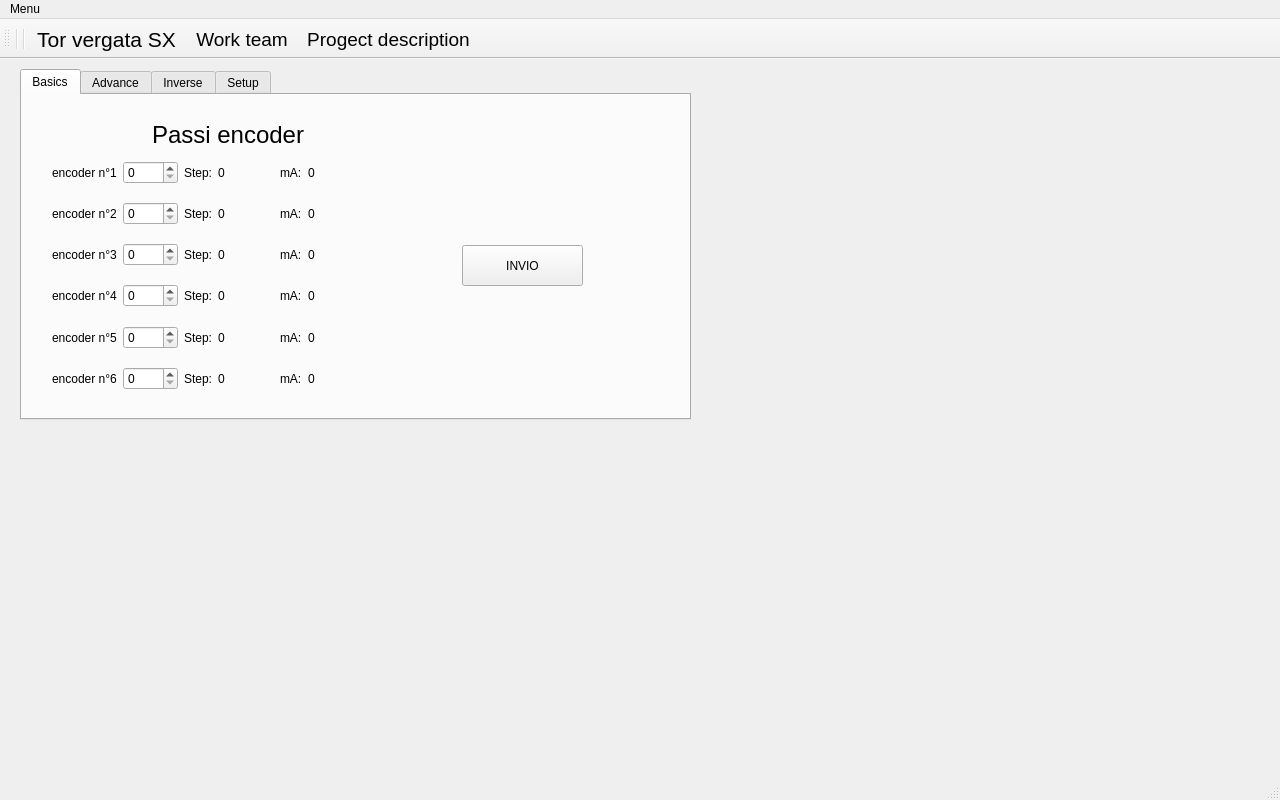
<?xml version="1.0" encoding="UTF-8"?>
<ui version="4.0">
 <class>MainWindow</class>
 <widget class="QMainWindow" name="MainWindow">
  <property name="geometry">
   <rect>
    <x>0</x>
    <y>0</y>
    <width>1280</width>
    <height>800</height>
   </rect>
  </property>
  <property name="windowTitle">
   <string>MainWindow</string>
  </property>
  <widget class="QWidget" name="centralwidget">
   <widget class="QTabWidget" name="tabWidget">
    <property name="geometry">
     <rect>
      <x>20</x>
      <y>10</y>
      <width>671</width>
      <height>351</height>
     </rect>
    </property>
    <property name="currentIndex">
     <number>0</number>
    </property>
    <widget class="QWidget" name="basics">
     <attribute name="title">
      <string>Basics</string>
     </attribute>
     <widget class="QPushButton" name="pushButton_2">
      <property name="geometry">
       <rect>
        <x>440</x>
        <y>150</y>
        <width>121</width>
        <height>41</height>
       </rect>
      </property>
      <property name="text">
       <string>INVIO</string>
      </property>
     </widget>
     <widget class="QLabel" name="Passi_encoder_scritta">
      <property name="geometry">
       <rect>
        <x>130</x>
        <y>30</y>
        <width>171</width>
        <height>20</height>
       </rect>
      </property>
      <property name="font">
       <font>
        <pointsize>18</pointsize>
       </font>
      </property>
      <property name="text">
       <string>Passi encoder</string>
      </property>
     </widget>
     <widget class="QWidget" name="layoutWidget">
      <property name="geometry">
       <rect>
        <x>30</x>
        <y>60</y>
        <width>311</width>
        <height>241</height>
       </rect>
      </property>
      <layout class="QVBoxLayout" name="verticalLayout">
       <item>
        <layout class="QHBoxLayout" name="Motore1" stretch="0,0,0,0,0,0">
         <item>
          <widget class="QLabel" name="label_3">
           <property name="text">
            <string>encoder n°1</string>
           </property>
          </widget>
         </item>
         <item>
          <widget class="QSpinBox" name="riferimento1"/>
         </item>
         <item>
          <widget class="QLabel" name="label_4">
           <property name="sizePolicy">
            <sizepolicy hsizetype="Fixed" vsizetype="Preferred">
             <horstretch>0</horstretch>
             <verstretch>0</verstretch>
            </sizepolicy>
           </property>
           <property name="text">
            <string>Step:</string>
           </property>
          </widget>
         </item>
         <item>
          <widget class="QLabel" name="passi1">
           <property name="text">
            <string>0</string>
           </property>
          </widget>
         </item>
         <item>
          <widget class="QLabel" name="label_5">
           <property name="sizePolicy">
            <sizepolicy hsizetype="Fixed" vsizetype="Preferred">
             <horstretch>0</horstretch>
             <verstretch>0</verstretch>
            </sizepolicy>
           </property>
           <property name="text">
            <string>mA:</string>
           </property>
          </widget>
         </item>
         <item>
          <widget class="QLabel" name="flow1">
           <property name="text">
            <string>0</string>
           </property>
          </widget>
         </item>
        </layout>
       </item>
       <item>
        <layout class="QHBoxLayout" name="Motore2" stretch="0,0,0,0,0,0">
         <item>
          <widget class="QLabel" name="label_6">
           <property name="text">
            <string>encoder n°2</string>
           </property>
          </widget>
         </item>
         <item>
          <widget class="QSpinBox" name="riferimento1_2"/>
         </item>
         <item>
          <widget class="QLabel" name="label_7">
           <property name="sizePolicy">
            <sizepolicy hsizetype="Fixed" vsizetype="Preferred">
             <horstretch>0</horstretch>
             <verstretch>0</verstretch>
            </sizepolicy>
           </property>
           <property name="text">
            <string>Step:</string>
           </property>
          </widget>
         </item>
         <item>
          <widget class="QLabel" name="passi1_2">
           <property name="text">
            <string>0</string>
           </property>
          </widget>
         </item>
         <item>
          <widget class="QLabel" name="label_8">
           <property name="sizePolicy">
            <sizepolicy hsizetype="Fixed" vsizetype="Preferred">
             <horstretch>0</horstretch>
             <verstretch>0</verstretch>
            </sizepolicy>
           </property>
           <property name="text">
            <string>mA:</string>
           </property>
          </widget>
         </item>
         <item>
          <widget class="QLabel" name="flow1_2">
           <property name="text">
            <string>0</string>
           </property>
          </widget>
         </item>
        </layout>
       </item>
       <item>
        <layout class="QHBoxLayout" name="Motore3" stretch="0,0,0,0,0,0">
         <item>
          <widget class="QLabel" name="label_9">
           <property name="text">
            <string>encoder n°3</string>
           </property>
          </widget>
         </item>
         <item>
          <widget class="QSpinBox" name="riferimento1_3"/>
         </item>
         <item>
          <widget class="QLabel" name="label_10">
           <property name="sizePolicy">
            <sizepolicy hsizetype="Fixed" vsizetype="Preferred">
             <horstretch>0</horstretch>
             <verstretch>0</verstretch>
            </sizepolicy>
           </property>
           <property name="text">
            <string>Step:</string>
           </property>
          </widget>
         </item>
         <item>
          <widget class="QLabel" name="passi1_3">
           <property name="text">
            <string>0</string>
           </property>
          </widget>
         </item>
         <item>
          <widget class="QLabel" name="label_11">
           <property name="sizePolicy">
            <sizepolicy hsizetype="Fixed" vsizetype="Preferred">
             <horstretch>0</horstretch>
             <verstretch>0</verstretch>
            </sizepolicy>
           </property>
           <property name="text">
            <string>mA:</string>
           </property>
          </widget>
         </item>
         <item>
          <widget class="QLabel" name="flow1_3">
           <property name="text">
            <string>0</string>
           </property>
          </widget>
         </item>
        </layout>
       </item>
       <item>
        <layout class="QHBoxLayout" name="Motore4" stretch="0,0,0,0,0,0">
         <item>
          <widget class="QLabel" name="label_12">
           <property name="text">
            <string>encoder n°4</string>
           </property>
          </widget>
         </item>
         <item>
          <widget class="QSpinBox" name="riferimento1_4"/>
         </item>
         <item>
          <widget class="QLabel" name="label_13">
           <property name="sizePolicy">
            <sizepolicy hsizetype="Fixed" vsizetype="Preferred">
             <horstretch>0</horstretch>
             <verstretch>0</verstretch>
            </sizepolicy>
           </property>
           <property name="text">
            <string>Step:</string>
           </property>
          </widget>
         </item>
         <item>
          <widget class="QLabel" name="passi1_4">
           <property name="text">
            <string>0</string>
           </property>
          </widget>
         </item>
         <item>
          <widget class="QLabel" name="label_14">
           <property name="sizePolicy">
            <sizepolicy hsizetype="Fixed" vsizetype="Preferred">
             <horstretch>0</horstretch>
             <verstretch>0</verstretch>
            </sizepolicy>
           </property>
           <property name="text">
            <string>mA:</string>
           </property>
          </widget>
         </item>
         <item>
          <widget class="QLabel" name="flow1_4">
           <property name="text">
            <string>0</string>
           </property>
          </widget>
         </item>
        </layout>
       </item>
       <item>
        <layout class="QHBoxLayout" name="Motore5" stretch="0,0,0,0,0,0">
         <item>
          <widget class="QLabel" name="label_15">
           <property name="text">
            <string>encoder n°5</string>
           </property>
          </widget>
         </item>
         <item>
          <widget class="QSpinBox" name="riferimento1_5"/>
         </item>
         <item>
          <widget class="QLabel" name="label_16">
           <property name="sizePolicy">
            <sizepolicy hsizetype="Fixed" vsizetype="Preferred">
             <horstretch>0</horstretch>
             <verstretch>0</verstretch>
            </sizepolicy>
           </property>
           <property name="text">
            <string>Step:</string>
           </property>
          </widget>
         </item>
         <item>
          <widget class="QLabel" name="passi1_5">
           <property name="text">
            <string>0</string>
           </property>
          </widget>
         </item>
         <item>
          <widget class="QLabel" name="label_17">
           <property name="sizePolicy">
            <sizepolicy hsizetype="Fixed" vsizetype="Preferred">
             <horstretch>0</horstretch>
             <verstretch>0</verstretch>
            </sizepolicy>
           </property>
           <property name="text">
            <string>mA:</string>
           </property>
          </widget>
         </item>
         <item>
          <widget class="QLabel" name="flow1_5">
           <property name="text">
            <string>0</string>
           </property>
          </widget>
         </item>
        </layout>
       </item>
       <item>
        <layout class="QHBoxLayout" name="Motore6" stretch="0,0,0,0,0,0">
         <item>
          <widget class="QLabel" name="label_18">
           <property name="text">
            <string>encoder n°6</string>
           </property>
          </widget>
         </item>
         <item>
          <widget class="QSpinBox" name="riferimento1_6"/>
         </item>
         <item>
          <widget class="QLabel" name="label_19">
           <property name="sizePolicy">
            <sizepolicy hsizetype="Fixed" vsizetype="Preferred">
             <horstretch>0</horstretch>
             <verstretch>0</verstretch>
            </sizepolicy>
           </property>
           <property name="text">
            <string>Step:</string>
           </property>
          </widget>
         </item>
         <item>
          <widget class="QLabel" name="passi1_6">
           <property name="text">
            <string>0</string>
           </property>
          </widget>
         </item>
         <item>
          <widget class="QLabel" name="label_20">
           <property name="sizePolicy">
            <sizepolicy hsizetype="Fixed" vsizetype="Preferred">
             <horstretch>0</horstretch>
             <verstretch>0</verstretch>
            </sizepolicy>
           </property>
           <property name="text">
            <string>mA:</string>
           </property>
          </widget>
         </item>
         <item>
          <widget class="QLabel" name="flow1_6">
           <property name="text">
            <string>0</string>
           </property>
          </widget>
         </item>
        </layout>
       </item>
      </layout>
     </widget>
     <widget class="QLabel" name="Scorbot_pic">
      <property name="geometry">
       <rect>
        <x>560</x>
        <y>130</y>
        <width>91</width>
        <height>71</height>
       </rect>
      </property>
      <property name="styleSheet">
       <string notr="true">image: url(:/Immagini/Scorbot2.png);</string>
      </property>
      <property name="text">
       <string/>
      </property>
     </widget>
    </widget>
    <widget class="QWidget" name="tab_2">
     <attribute name="title">
      <string>Advance</string>
     </attribute>
     <widget class="QPushButton" name="pushButton">
      <property name="geometry">
       <rect>
        <x>490</x>
        <y>140</y>
        <width>113</width>
        <height>32</height>
       </rect>
      </property>
      <property name="text">
       <string>send</string>
      </property>
     </widget>
     <widget class="QWidget" name="layoutWidget_6">
      <property name="geometry">
       <rect>
        <x>30</x>
        <y>60</y>
        <width>351</width>
        <height>208</height>
       </rect>
      </property>
      <layout class="QVBoxLayout" name="verticalLayout_2">
       <item>
        <layout class="QHBoxLayout" name="Motore1_2" stretch="0,0,0,0,0,0">
         <item>
          <widget class="QLabel" name="label_21">
           <property name="sizePolicy">
            <sizepolicy hsizetype="Fixed" vsizetype="Preferred">
             <horstretch>0</horstretch>
             <verstretch>0</verstretch>
            </sizepolicy>
           </property>
           <property name="text">
            <string>θ1:  </string>
           </property>
          </widget>
         </item>
         <item>
          <widget class="QSpinBox" name="riferimento1_7"/>
         </item>
         <item>
          <widget class="QLabel" name="label_22">
           <property name="sizePolicy">
            <sizepolicy hsizetype="Fixed" vsizetype="Preferred">
             <horstretch>0</horstretch>
             <verstretch>0</verstretch>
            </sizepolicy>
           </property>
           <property name="text">
            <string>Step:</string>
           </property>
          </widget>
         </item>
         <item>
          <widget class="QLabel" name="passi1_7">
           <property name="text">
            <string>0</string>
           </property>
          </widget>
         </item>
         <item>
          <widget class="QLabel" name="label_23">
           <property name="sizePolicy">
            <sizepolicy hsizetype="Fixed" vsizetype="Preferred">
             <horstretch>0</horstretch>
             <verstretch>0</verstretch>
            </sizepolicy>
           </property>
           <property name="text">
            <string>mA:</string>
           </property>
          </widget>
         </item>
         <item>
          <widget class="QLabel" name="flow1_7">
           <property name="text">
            <string>0</string>
           </property>
          </widget>
         </item>
        </layout>
       </item>
       <item>
        <layout class="QHBoxLayout" name="Motore2_2" stretch="0,0,0,0,0,0">
         <item>
          <widget class="QLabel" name="label_24">
           <property name="sizePolicy">
            <sizepolicy hsizetype="Fixed" vsizetype="Preferred">
             <horstretch>0</horstretch>
             <verstretch>0</verstretch>
            </sizepolicy>
           </property>
           <property name="text">
            <string>θ2:  </string>
           </property>
          </widget>
         </item>
         <item>
          <widget class="QSpinBox" name="riferimento1_8"/>
         </item>
         <item>
          <widget class="QLabel" name="label_25">
           <property name="sizePolicy">
            <sizepolicy hsizetype="Fixed" vsizetype="Preferred">
             <horstretch>0</horstretch>
             <verstretch>0</verstretch>
            </sizepolicy>
           </property>
           <property name="text">
            <string>Step:</string>
           </property>
          </widget>
         </item>
         <item>
          <widget class="QLabel" name="passi1_8">
           <property name="text">
            <string>0</string>
           </property>
          </widget>
         </item>
         <item>
          <widget class="QLabel" name="label_26">
           <property name="sizePolicy">
            <sizepolicy hsizetype="Fixed" vsizetype="Preferred">
             <horstretch>0</horstretch>
             <verstretch>0</verstretch>
            </sizepolicy>
           </property>
           <property name="text">
            <string>mA:</string>
           </property>
          </widget>
         </item>
         <item>
          <widget class="QLabel" name="flow1_8">
           <property name="text">
            <string>0</string>
           </property>
          </widget>
         </item>
        </layout>
       </item>
       <item>
        <layout class="QHBoxLayout" name="Motore3_2" stretch="0,0,0,0,0,0">
         <item>
          <widget class="QLabel" name="label_27">
           <property name="sizePolicy">
            <sizepolicy hsizetype="Fixed" vsizetype="Preferred">
             <horstretch>0</horstretch>
             <verstretch>0</verstretch>
            </sizepolicy>
           </property>
           <property name="text">
            <string>θ3:  </string>
           </property>
          </widget>
         </item>
         <item>
          <widget class="QSpinBox" name="riferimento1_9"/>
         </item>
         <item>
          <widget class="QLabel" name="label_28">
           <property name="sizePolicy">
            <sizepolicy hsizetype="Fixed" vsizetype="Preferred">
             <horstretch>0</horstretch>
             <verstretch>0</verstretch>
            </sizepolicy>
           </property>
           <property name="text">
            <string>Step:</string>
           </property>
          </widget>
         </item>
         <item>
          <widget class="QLabel" name="passi1_9">
           <property name="text">
            <string>0</string>
           </property>
          </widget>
         </item>
         <item>
          <widget class="QLabel" name="label_29">
           <property name="sizePolicy">
            <sizepolicy hsizetype="Fixed" vsizetype="Preferred">
             <horstretch>0</horstretch>
             <verstretch>0</verstretch>
            </sizepolicy>
           </property>
           <property name="text">
            <string>mA:</string>
           </property>
          </widget>
         </item>
         <item>
          <widget class="QLabel" name="flow1_9">
           <property name="text">
            <string>0</string>
           </property>
          </widget>
         </item>
        </layout>
       </item>
       <item>
        <layout class="QHBoxLayout" name="Motore4_2" stretch="0,0,0,0,0,0">
         <item>
          <widget class="QLabel" name="label_30">
           <property name="sizePolicy">
            <sizepolicy hsizetype="Fixed" vsizetype="Preferred">
             <horstretch>0</horstretch>
             <verstretch>0</verstretch>
            </sizepolicy>
           </property>
           <property name="text">
            <string>θ4:  </string>
           </property>
          </widget>
         </item>
         <item>
          <widget class="QSpinBox" name="riferimento1_10"/>
         </item>
         <item>
          <widget class="QLabel" name="label_31">
           <property name="sizePolicy">
            <sizepolicy hsizetype="Fixed" vsizetype="Preferred">
             <horstretch>0</horstretch>
             <verstretch>0</verstretch>
            </sizepolicy>
           </property>
           <property name="text">
            <string>Step:</string>
           </property>
          </widget>
         </item>
         <item>
          <widget class="QLabel" name="passi1_10">
           <property name="text">
            <string>0</string>
           </property>
          </widget>
         </item>
         <item>
          <widget class="QLabel" name="label_32">
           <property name="sizePolicy">
            <sizepolicy hsizetype="Fixed" vsizetype="Preferred">
             <horstretch>0</horstretch>
             <verstretch>0</verstretch>
            </sizepolicy>
           </property>
           <property name="text">
            <string>mA:</string>
           </property>
          </widget>
         </item>
         <item>
          <widget class="QLabel" name="flow1_10">
           <property name="text">
            <string>0</string>
           </property>
          </widget>
         </item>
        </layout>
       </item>
       <item>
        <layout class="QHBoxLayout" name="Motore5_2" stretch="0,0,0,0,0,0">
         <item>
          <widget class="QLabel" name="label_33">
           <property name="sizePolicy">
            <sizepolicy hsizetype="Fixed" vsizetype="Preferred">
             <horstretch>0</horstretch>
             <verstretch>0</verstretch>
            </sizepolicy>
           </property>
           <property name="text">
            <string>θ5:  </string>
           </property>
          </widget>
         </item>
         <item>
          <widget class="QSpinBox" name="riferimento1_11"/>
         </item>
         <item>
          <widget class="QLabel" name="label_34">
           <property name="sizePolicy">
            <sizepolicy hsizetype="Fixed" vsizetype="Preferred">
             <horstretch>0</horstretch>
             <verstretch>0</verstretch>
            </sizepolicy>
           </property>
           <property name="text">
            <string>Step:</string>
           </property>
          </widget>
         </item>
         <item>
          <widget class="QLabel" name="passi1_11">
           <property name="text">
            <string>0</string>
           </property>
          </widget>
         </item>
         <item>
          <widget class="QLabel" name="label_35">
           <property name="sizePolicy">
            <sizepolicy hsizetype="Fixed" vsizetype="Preferred">
             <horstretch>0</horstretch>
             <verstretch>0</verstretch>
            </sizepolicy>
           </property>
           <property name="text">
            <string>mA:</string>
           </property>
          </widget>
         </item>
         <item>
          <widget class="QLabel" name="flow1_11">
           <property name="text">
            <string>0</string>
           </property>
          </widget>
         </item>
        </layout>
       </item>
       <item>
        <layout class="QHBoxLayout" name="Motore6_2" stretch="0,0,0,0,0,0">
         <item>
          <widget class="QLabel" name="label_36">
           <property name="sizePolicy">
            <sizepolicy hsizetype="Fixed" vsizetype="Preferred">
             <horstretch>0</horstretch>
             <verstretch>0</verstretch>
            </sizepolicy>
           </property>
           <property name="text">
            <string>θ6:  </string>
           </property>
          </widget>
         </item>
         <item>
          <widget class="QSpinBox" name="riferimento1_12"/>
         </item>
         <item>
          <widget class="QLabel" name="label_37">
           <property name="sizePolicy">
            <sizepolicy hsizetype="Fixed" vsizetype="Preferred">
             <horstretch>0</horstretch>
             <verstretch>0</verstretch>
            </sizepolicy>
           </property>
           <property name="text">
            <string>Step:</string>
           </property>
          </widget>
         </item>
         <item>
          <widget class="QLabel" name="passi1_12">
           <property name="text">
            <string>0</string>
           </property>
          </widget>
         </item>
         <item>
          <widget class="QLabel" name="label_38">
           <property name="sizePolicy">
            <sizepolicy hsizetype="Fixed" vsizetype="Preferred">
             <horstretch>0</horstretch>
             <verstretch>0</verstretch>
            </sizepolicy>
           </property>
           <property name="text">
            <string>mA:</string>
           </property>
          </widget>
         </item>
         <item>
          <widget class="QLabel" name="flow1_12">
           <property name="text">
            <string>0</string>
           </property>
          </widget>
         </item>
        </layout>
       </item>
      </layout>
     </widget>
     <widget class="QLabel" name="label_2">
      <property name="geometry">
       <rect>
        <x>230</x>
        <y>20</y>
        <width>60</width>
        <height>16</height>
       </rect>
      </property>
      <property name="text">
       <string>Angoli</string>
      </property>
     </widget>
    </widget>
    <widget class="QWidget" name="tab">
     <attribute name="title">
      <string>Inverse</string>
     </attribute>
     <widget class="QWidget" name="layoutWidget">
      <property name="geometry">
       <rect>
        <x>280</x>
        <y>60</y>
        <width>110</width>
        <height>39</height>
       </rect>
      </property>
      <layout class="QVBoxLayout" name="verticalLayout_3">
       <item>
        <widget class="QRadioButton" name="Gomitoalto">
         <property name="text">
          <string>Gomito alto</string>
         </property>
        </widget>
       </item>
       <item>
        <widget class="QRadioButton" name="Gomitobasso">
         <property name="text">
          <string>Gomito basso</string>
         </property>
        </widget>
       </item>
      </layout>
     </widget>
     <widget class="QWidget" name="layoutWidget">
      <property name="geometry">
       <rect>
        <x>10</x>
        <y>30</y>
        <width>121</width>
        <height>161</height>
       </rect>
      </property>
      <layout class="QVBoxLayout" name="verticalLayout_4">
       <item>
        <layout class="QHBoxLayout" name="horizontalLayout">
         <item>
          <widget class="QLabel" name="Xdes">
           <property name="text">
            <string>Xdes:</string>
           </property>
          </widget>
         </item>
         <item>
          <widget class="QDoubleSpinBox" name="doubleSpinBox"/>
         </item>
        </layout>
       </item>
       <item>
        <layout class="QHBoxLayout" name="horizontalLayout_2">
         <item>
          <widget class="QLabel" name="Ydes">
           <property name="text">
            <string>Ydes:</string>
           </property>
          </widget>
         </item>
         <item>
          <widget class="QDoubleSpinBox" name="doubleSpinBox_2"/>
         </item>
        </layout>
       </item>
       <item>
        <layout class="QHBoxLayout" name="horizontalLayout_3">
         <item>
          <widget class="QLabel" name="Zdes">
           <property name="text">
            <string>Zdes:</string>
           </property>
          </widget>
         </item>
         <item>
          <widget class="QDoubleSpinBox" name="doubleSpinBox_3"/>
         </item>
        </layout>
       </item>
      </layout>
     </widget>
     <widget class="QWidget" name="layoutWidget">
      <property name="geometry">
       <rect>
        <x>530</x>
        <y>20</y>
        <width>48</width>
        <height>221</height>
       </rect>
      </property>
      <layout class="QVBoxLayout" name="verticalLayout_5">
       <item>
        <layout class="QHBoxLayout" name="horizontalLayout_4">
         <item>
          <widget class="QLabel" name="label_42">
           <property name="text">
            <string>θ1:  </string>
           </property>
          </widget>
         </item>
         <item>
          <widget class="QLabel" name="label_44">
           <property name="text">
            <string>0</string>
           </property>
          </widget>
         </item>
        </layout>
       </item>
       <item>
        <layout class="QHBoxLayout" name="horizontalLayout_6">
         <item>
          <widget class="QLabel" name="label_48">
           <property name="text">
            <string>θ3:  </string>
           </property>
          </widget>
         </item>
         <item>
          <widget class="QLabel" name="label_45">
           <property name="text">
            <string>0</string>
           </property>
          </widget>
         </item>
        </layout>
       </item>
       <item>
        <layout class="QHBoxLayout" name="horizontalLayout_5">
         <item>
          <widget class="QLabel" name="label_46">
           <property name="text">
            <string>θ2:  </string>
           </property>
          </widget>
         </item>
         <item>
          <widget class="QLabel" name="label_43">
           <property name="text">
            <string>0</string>
           </property>
          </widget>
         </item>
        </layout>
       </item>
       <item>
        <layout class="QHBoxLayout" name="horizontalLayout_8">
         <item>
          <widget class="QLabel" name="label_50">
           <property name="text">
            <string>θ5:  </string>
           </property>
          </widget>
         </item>
         <item>
          <widget class="QLabel" name="label_51">
           <property name="text">
            <string>0</string>
           </property>
          </widget>
         </item>
        </layout>
       </item>
       <item>
        <layout class="QHBoxLayout" name="horizontalLayout_7">
         <item>
          <widget class="QLabel" name="label_49">
           <property name="text">
            <string>θ4:  </string>
           </property>
          </widget>
         </item>
         <item>
          <widget class="QLabel" name="label_47">
           <property name="text">
            <string>0</string>
           </property>
          </widget>
         </item>
        </layout>
       </item>
      </layout>
     </widget>
    </widget>
    <widget class="QWidget" name="tab_3">
     <attribute name="title">
      <string>Setup</string>
     </attribute>
    </widget>
   </widget>
   <widget class="QLabel" name="Immagine_tor_Vergata_Grande">
    <property name="geometry">
     <rect>
      <x>760</x>
      <y>30</y>
      <width>111</width>
      <height>131</height>
     </rect>
    </property>
    <property name="toolTip">
     <string>&lt;html&gt;&lt;head/&gt;&lt;body&gt;&lt;p&gt;&lt;img src=&quot;:/Immagini/Logo-Uni-Tor-Vergata.png&quot;/&gt;&lt;/p&gt;&lt;/body&gt;&lt;/html&gt;</string>
    </property>
    <property name="styleSheet">
     <string notr="true">image: url(:/newPrefix/Logo-Uni-Tor-Vergata.jpg);</string>
    </property>
    <property name="text">
     <string/>
    </property>
   </widget>
  </widget>
  <widget class="QStatusBar" name="statusbar"/>
  <widget class="QToolBar" name="toolBar">
   <property name="font">
    <font>
     <pointsize>16</pointsize>
    </font>
   </property>
   <property name="windowTitle">
    <string>toolBar</string>
   </property>
   <attribute name="toolBarArea">
    <enum>TopToolBarArea</enum>
   </attribute>
   <attribute name="toolBarBreak">
    <bool>false</bool>
   </attribute>
   <addaction name="separator"/>
   <addaction name="separator"/>
   <addaction name="actionTor_vergata_SX"/>
   <addaction name="actionWork_team"/>
   <addaction name="actionProget_s_description"/>
  </widget>
  <widget class="QMenuBar" name="menuBar">
   <property name="geometry">
    <rect>
     <x>0</x>
     <y>0</y>
     <width>1280</width>
     <height>22</height>
    </rect>
   </property>
   <widget class="QMenu" name="menuMenu">
    <property name="title">
     <string>Menu</string>
    </property>
    <addaction name="separator"/>
   </widget>
   <addaction name="menuMenu"/>
  </widget>
  <action name="actionTor_vergata_SX">
   <property name="icon">
    <iconset resource="Immagini.qrc">
     <normaloff>:/Immagini/Logo-Uni-Tor-Vergata copia.jpn.jpg</normaloff>:/Immagini/Logo-Uni-Tor-Vergata copia.jpn.jpg</iconset>
   </property>
   <property name="text">
    <string>Tor vergata SX</string>
   </property>
  </action>
  <action name="actionWork_team">
   <property name="text">
    <string>Work team</string>
   </property>
   <property name="font">
    <font>
     <pointsize>14</pointsize>
    </font>
   </property>
  </action>
  <action name="actionProget_s_description">
   <property name="text">
    <string>Progect description</string>
   </property>
   <property name="font">
    <font>
     <pointsize>14</pointsize>
    </font>
   </property>
  </action>
 </widget>
 <resources>
  <include location="Immagini.qrc"/>
 </resources>
 <connections/>
</ui>
